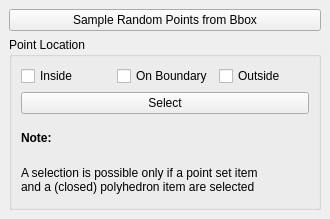
<?xml version="1.0" encoding="UTF-8"?>
<ui version="4.0">
 <class>Point_inside_polyhedron</class>
 <widget class="QDockWidget" name="Point_inside_polyhedron">
  <property name="geometry">
   <rect>
    <x>0</x>
    <y>0</y>
    <width>330</width>
    <height>219</height>
   </rect>
  </property>
  <property name="windowTitle">
   <string>Point Inside Polyhedron</string>
  </property>
  <widget class="QWidget" name="dockWidgetContents">
   <layout class="QVBoxLayout" name="verticalLayout">
    <item>
     <widget class="QPushButton" name="Sample_random_points_from_bbox">
      <property name="text">
       <string>Sample Random Points from Bbox</string>
      </property>
     </widget>
    </item>
    <item>
     <widget class="QGroupBox" name="groupBox">
      <property name="title">
       <string>Point Location</string>
      </property>
      <layout class="QVBoxLayout" name="verticalLayout_2">
       <item>
        <layout class="QHBoxLayout" name="horizontalLayout">
         <item>
          <widget class="QCheckBox" name="Inside_check_box">
           <property name="text">
            <string>Inside</string>
           </property>
          </widget>
         </item>
         <item>
          <widget class="QCheckBox" name="On_boundary_check_box">
           <property name="text">
            <string>On Boundary</string>
           </property>
          </widget>
         </item>
         <item>
          <widget class="QCheckBox" name="Outside_check_box">
           <property name="text">
            <string>Outside</string>
           </property>
          </widget>
         </item>
        </layout>
       </item>
       <item>
        <widget class="QPushButton" name="Select_button">
         <property name="text">
          <string>Select</string>
         </property>
        </widget>
       </item>
       <item>
        <widget class="QLabel" name="label">
         <property name="font">
          <font>
           <weight>75</weight>
           <bold>true</bold>
          </font>
         </property>
         <property name="text">
          <string>Note:</string>
         </property>
        </widget>
       </item>
       <item>
        <layout class="QHBoxLayout" name="horizontalLayout_2">
         <item>
          <widget class="QLabel" name="label_2">
           <property name="text">
            <string>&lt;html&gt;&lt;head/&gt;&lt;body&gt;&lt;p&gt;A selection is possible only if a point set item&lt;br/&gt;and a (closed) polyhedron item are selected&lt;/p&gt;&lt;/body&gt;&lt;/html&gt;</string>
           </property>
          </widget>
         </item>
        </layout>
       </item>
      </layout>
     </widget>
    </item>
   </layout>
  </widget>
 </widget>
 <resources/>
 <connections/>
</ui>
